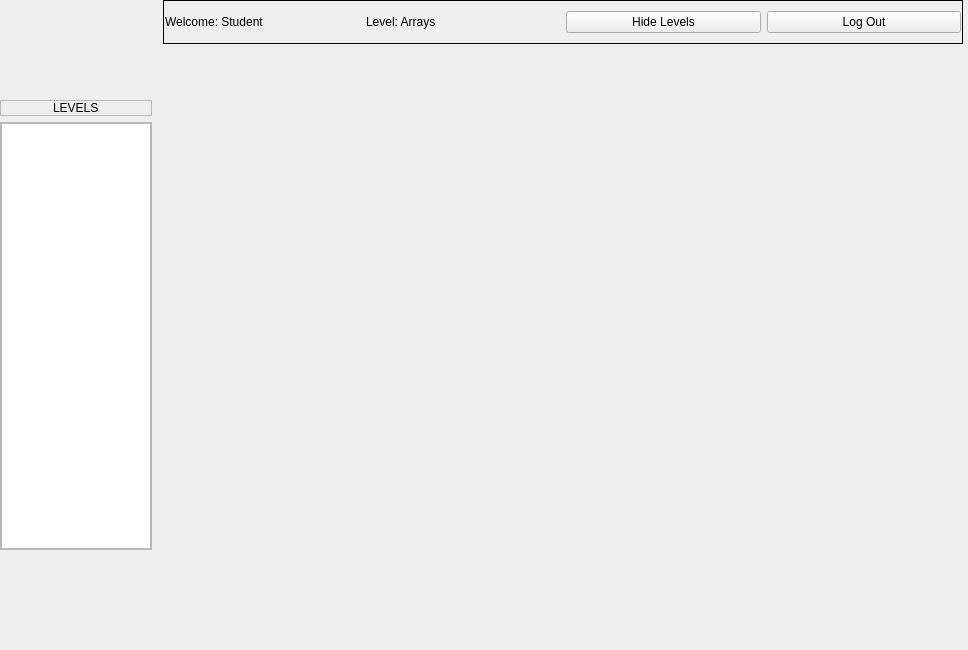
<?xml version="1.0" encoding="UTF-8"?>
<ui version="4.0">
 <class>StudWin</class>
 <widget class="QWidget" name="StudWin">
  <property name="windowModality">
   <enum>Qt::ApplicationModal</enum>
  </property>
  <property name="geometry">
   <rect>
    <x>0</x>
    <y>0</y>
    <width>968</width>
    <height>650</height>
   </rect>
  </property>
  <property name="sizePolicy">
   <sizepolicy hsizetype="Preferred" vsizetype="Preferred">
    <horstretch>0</horstretch>
    <verstretch>0</verstretch>
   </sizepolicy>
  </property>
  <property name="windowTitle">
   <string>Form</string>
  </property>
  <layout class="QGridLayout" name="gridLayout_2">
   <property name="leftMargin">
    <number>0</number>
   </property>
   <property name="topMargin">
    <number>0</number>
   </property>
   <property name="rightMargin">
    <number>0</number>
   </property>
   <property name="bottomMargin">
    <number>0</number>
   </property>
   <item row="0" column="0">
    <layout class="QGridLayout" name="gridLayout">
     <item row="0" column="0">
      <widget class="QFrame" name="levelFrame">
       <property name="sizePolicy">
        <sizepolicy hsizetype="Fixed" vsizetype="Maximum">
         <horstretch>10</horstretch>
         <verstretch>0</verstretch>
        </sizepolicy>
       </property>
       <property name="minimumSize">
        <size>
         <width>150</width>
         <height>450</height>
        </size>
       </property>
       <layout class="QGridLayout" name="gridLayout_3">
        <property name="leftMargin">
         <number>0</number>
        </property>
        <property name="topMargin">
         <number>0</number>
        </property>
        <property name="rightMargin">
         <number>0</number>
        </property>
        <property name="bottomMargin">
         <number>0</number>
        </property>
        <item row="0" column="0">
         <widget class="QFrame" name="frame">
          <property name="sizePolicy">
           <sizepolicy hsizetype="Preferred" vsizetype="Minimum">
            <horstretch>0</horstretch>
            <verstretch>0</verstretch>
           </sizepolicy>
          </property>
          <property name="frameShape">
           <enum>QFrame::StyledPanel</enum>
          </property>
          <property name="frameShadow">
           <enum>QFrame::Raised</enum>
          </property>
          <layout class="QGridLayout" name="gridLayout_5">
           <property name="leftMargin">
            <number>0</number>
           </property>
           <property name="topMargin">
            <number>0</number>
           </property>
           <property name="rightMargin">
            <number>0</number>
           </property>
           <property name="bottomMargin">
            <number>0</number>
           </property>
           <item row="0" column="0">
            <layout class="QGridLayout" name="gridLayout_4">
             <item row="0" column="0" alignment="Qt::AlignHCenter|Qt::AlignTop">
              <widget class="QLabel" name="label">
               <property name="text">
                <string>LEVELS</string>
               </property>
              </widget>
             </item>
            </layout>
           </item>
          </layout>
         </widget>
        </item>
        <item row="1" column="0">
         <widget class="QFrame" name="frame_2">
          <property name="sizePolicy">
           <sizepolicy hsizetype="Preferred" vsizetype="Expanding">
            <horstretch>0</horstretch>
            <verstretch>0</verstretch>
           </sizepolicy>
          </property>
          <property name="frameShape">
           <enum>QFrame::StyledPanel</enum>
          </property>
          <property name="frameShadow">
           <enum>QFrame::Raised</enum>
          </property>
          <layout class="QGridLayout" name="gridLayout_7">
           <property name="leftMargin">
            <number>0</number>
           </property>
           <property name="topMargin">
            <number>0</number>
           </property>
           <property name="rightMargin">
            <number>0</number>
           </property>
           <property name="bottomMargin">
            <number>0</number>
           </property>
           <item row="0" column="0">
            <layout class="QGridLayout" name="gridLayout_6">
             <item row="0" column="0">
              <widget class="QListWidget" name="listWidget">
               <property name="maximumSize">
                <size>
                 <width>150</width>
                 <height>16777215</height>
                </size>
               </property>
              </widget>
             </item>
            </layout>
           </item>
          </layout>
         </widget>
        </item>
       </layout>
      </widget>
     </item>
     <item row="0" column="1">
      <widget class="QWidget" name="playWidget" native="true">
       <layout class="QGridLayout" name="gridLayout_9">
        <property name="leftMargin">
         <number>0</number>
        </property>
        <property name="topMargin">
         <number>0</number>
        </property>
        <property name="rightMargin">
         <number>0</number>
        </property>
        <property name="bottomMargin">
         <number>0</number>
        </property>
        <item row="0" column="0">
         <layout class="QGridLayout" name="gridLayout_8">
          <item row="0" column="0">
           <widget class="QFrame" name="frame_3">
            <property name="sizePolicy">
             <sizepolicy hsizetype="Preferred" vsizetype="Preferred">
              <horstretch>0</horstretch>
              <verstretch>0</verstretch>
             </sizepolicy>
            </property>
            <property name="minimumSize">
             <size>
              <width>0</width>
              <height>25</height>
             </size>
            </property>
            <property name="frameShape">
             <enum>QFrame::Box</enum>
            </property>
            <layout class="QGridLayout" name="gridLayout_11">
             <property name="leftMargin">
              <number>1</number>
             </property>
             <property name="topMargin">
              <number>1</number>
             </property>
             <property name="rightMargin">
              <number>1</number>
             </property>
             <property name="bottomMargin">
              <number>1</number>
             </property>
             <item row="0" column="0">
              <layout class="QGridLayout" name="gridLayout_10">
               <item row="0" column="3">
                <widget class="QPushButton" name="logoutButton">
                 <property name="text">
                  <string>Log Out</string>
                 </property>
                </widget>
               </item>
               <item row="0" column="1">
                <widget class="QLabel" name="levelLabel">
                 <property name="text">
                  <string>Level: Arrays</string>
                 </property>
                </widget>
               </item>
               <item row="0" column="2">
                <widget class="QPushButton" name="hideButton">
                 <property name="text">
                  <string>Hide Levels</string>
                 </property>
                </widget>
               </item>
               <item row="0" column="0">
                <widget class="QLabel" name="userLabel">
                 <property name="text">
                  <string>Welcome: Student</string>
                 </property>
                </widget>
               </item>
              </layout>
             </item>
            </layout>
           </widget>
          </item>
          <item row="1" column="0">
           <widget class="QWidget" name="mainGameWidget" native="true">
            <property name="sizePolicy">
             <sizepolicy hsizetype="MinimumExpanding" vsizetype="MinimumExpanding">
              <horstretch>0</horstretch>
              <verstretch>1</verstretch>
             </sizepolicy>
            </property>
            <property name="minimumSize">
             <size>
              <width>800</width>
              <height>600</height>
             </size>
            </property>
            <property name="maximumSize">
             <size>
              <width>800</width>
              <height>600</height>
             </size>
            </property>
            <property name="sizeIncrement">
             <size>
              <width>1</width>
              <height>1</height>
             </size>
            </property>
            <property name="baseSize">
             <size>
              <width>800</width>
              <height>600</height>
             </size>
            </property>
           </widget>
          </item>
         </layout>
        </item>
       </layout>
      </widget>
     </item>
    </layout>
   </item>
  </layout>
 </widget>
 <resources/>
 <connections/>
</ui>
